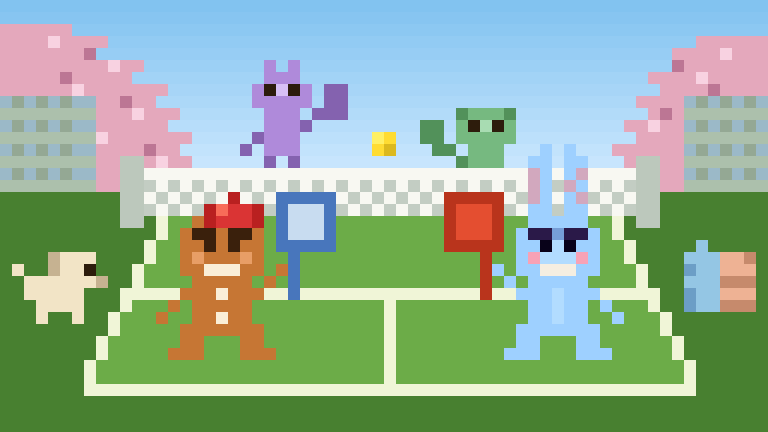

The script that saved this image:
from PIL import Image

W, H = 64, 36
SCALE = 12

def set_px(canvas, x, y, color):
    if 0 <= x < W and 0 <= y < H:
        canvas[y][x] = color

def wrow(canvas, y, x1, x2, color):
    for x in range(x1, x2+1):
        set_px(canvas, x, y, color)

def wcol(canvas, x, y1, y2, color):
    for y in range(y1, y2+1):
        set_px(canvas, x, y, color)

def blend(c1, c2, t):
    t = max(0.0, min(1.0, t))
    return tuple(int(c1[i]*(1-t)+c2[i]*t) for i in range(3))

SKY_TOP    = (130, 195, 240)
SKY_LIGHT  = (210, 235, 255)
COURT_MAIN = (108, 172,  72)
COURT_DARK = ( 72, 128,  48)
COURT_LINE = (240, 245, 215)
FENCE_POST = (148, 168, 148)
FENCE_WIRE = (172, 192, 172)
NET_WHITE  = (248, 248, 242)
NET_SHADOW = (195, 205, 195)
NET_POST   = (188, 200, 188)

GB_BODY  = (198, 118,  52)
GB_ICING = (250, 238, 215)
GB_EYE   = ( 58,  32,  12)
GB_CHEEK = (232, 158, 102)
GB_HAT   = (218,  52,  52)
GB_HAT_B = (185,  32,  32)

BUN_BODY  = (158, 208, 255)
BUN_LT    = (178, 220, 255)
BUN_INNER = (210, 168, 190)
BUN_EYE   = ( 42,  25,  72)
BROW_D    = (  8,   2,  25)   # 连心眉中间加深色
BUN_BLUSH = (248, 162, 182)
BUN_SMILE = (245, 238, 225)

PADDLE_R  = (200, 220, 240)  # GB 蓝拍
PADDLE_RD = ( 72, 118, 188)
PADDLE_B  = (228,  78,  48)  # BUN 红拍
PADDLE_BD = (185,  52,  28)
HANDLE    = (148,  98,  52)

OPP    = (175, 138, 218)
OPP_D  = (132,  98, 175)
OPP_H  = (215, 192, 245)
OPP_EYE = (45, 28, 12)
OPP2   = (118, 185, 128)
OPP2_D = ( 82, 145,  90)
OPP2_H = (168, 220, 178)

canvas = [[(0,0,0)] * W for _ in range(H)]

# ── 1. Sky
for y in range(16):
    t = y / 15.0
    c = blend(SKY_TOP, SKY_LIGHT, t)
    wrow(canvas, y, 0, W-1, c)

# 树（先画，围栏后画盖住下半）
TREE_T  = (228, 168, 188)   # 樱花粉主色
TREE_L  = (248, 210, 225)   # 亮粉/白
TREE_TK = ( 88,  62,  32)   # 树干
TREE_D  = (188, 118, 148)   # 深粉（花影）

# 左侧大树（整体右移1格）
for y, x1, x2 in [
    (2, 0, 5),(3, 0, 8),(4, 0, 7),(5, 0,11),(6, 0,10),
    (7, 0,13),(8, 0,12),(9, 0,14),(10,0,13),(11,0,15),
    (12,0,14),(13,0,15),(14,0,14),(15,0,15),
]:
    wrow(canvas, y, x1, x2, TREE_T)
set_px(canvas, 4, 3, TREE_L); set_px(canvas, 9, 5, TREE_L); set_px(canvas, 6, 7, TREE_L)
set_px(canvas, 11, 9, TREE_L); set_px(canvas, 8, 11, TREE_L); set_px(canvas, 13, 13, TREE_L)
set_px(canvas, 7, 4, TREE_D); set_px(canvas, 5, 6, TREE_D); set_px(canvas, 10, 8, TREE_D)
set_px(canvas, 6, 10, TREE_D); set_px(canvas, 12, 12, TREE_D)
wcol(canvas, 5, 10, 15, TREE_TK)
wcol(canvas, 6, 11, 15, TREE_TK)

# 右侧大树（整体左移1格）
for y, x1, x2 in [
    (3, 58, 63),(4, 56, 63),(5, 57, 63),(6, 54, 63),
    (7, 55, 63),(8, 53, 63),(9, 54, 63),(10,52, 63),
    (11,53, 63),(12,51, 63),(13,52, 63),(14,50, 63),(15,51, 63),
]:
    wrow(canvas, y, x1, x2, TREE_T)
set_px(canvas, 60, 4, TREE_L); set_px(canvas, 58, 6, TREE_L); set_px(canvas, 61, 8, TREE_L)
set_px(canvas, 54, 10, TREE_L); set_px(canvas, 57, 12, TREE_L); set_px(canvas, 52, 14, TREE_L)
set_px(canvas, 56, 5, TREE_D); set_px(canvas, 59, 7, TREE_D); set_px(canvas, 55, 9, TREE_D)
set_px(canvas, 58, 11, TREE_D); set_px(canvas, 53, 13, TREE_D)
wcol(canvas, 58, 10, 15, TREE_TK)
wcol(canvas, 57, 11, 15, TREE_TK)

# ── 2. Court
for y in range(16, H):
    wrow(canvas, y, 0, W-1, COURT_MAIN)
for y in range(16, H):
    wrow(canvas, y, 0, 9, COURT_DARK)
    wrow(canvas, y, 55, 63, COURT_DARK)
for y in range(32, H):
    wrow(canvas, y, 0, W-1, COURT_DARK)

# 透视边线：y=31（近端）左x=10，右x=54；y=18（远端）左x=16，右x=48
# 每行根据y插值算出左右边界
def court_x(y_val):
    t = (31 - y_val) / (31 - 18)
    half_near = 25  # 近端半宽（外扩1格，32-7=25）
    half_far  = 19  # 远端半宽（外扩1格，32-13=19）
    half = half_near - t * (half_near - half_far)
    lx = round(32 - half)
    rx = round(32 + half)
    return lx, rx

# 远端横线、底线、中横线、斜线 → 移到场内填色之后统一画
# （防止被 COURT_MAIN 覆盖）
# 深色两侧（y=16以下，斜线外侧）；斜线内侧填浅绿确保统一
for y in range(16, 32):
    lx, rx = court_x(y)
    wrow(canvas, y, lx, rx, COURT_MAIN)   # 场内统一浅绿
    wrow(canvas, y, 0, lx-1, COURT_DARK)
    wrow(canvas, y, rx+1, 63, COURT_DARK)
# 白线重新覆盖（浅绿填色之后画，防止被盖掉）
lx18, rx18 = court_x(18)
# 远端横线去掉（网底处不需要）
# wrow(canvas, 18, lx18, rx18, COURT_LINE)
lx31, rx31 = court_x(31)
wrow(canvas, 32, lx31, rx31, COURT_LINE)
lx24, rx24 = court_x(24)
wrow(canvas, 24, lx24, rx24, COURT_LINE)
wcol(canvas, 32, 24, 31, COURT_LINE)
for y in range(18, 32):
    lx, rx = court_x(y)
    set_px(canvas, lx, y, COURT_LINE)
    set_px(canvas, rx, y, COURT_LINE)

# ── 3. Fence
for y in range(8, 16):
    wrow(canvas, y, 0, 7, (155, 185, 200))
for x in range(1, 7, 2):
    wcol(canvas, x, 8, 15, FENCE_POST)
for y in range(9, 16, 2):
    wrow(canvas, y, 0, 7, FENCE_WIRE)
for y in range(8, 16):
    wrow(canvas, y, 57, 63, (155, 185, 200))
for x in range(58, 64, 2):
    wcol(canvas, x, 8, 15, FENCE_POST)
for y in range(9, 16, 2):
    wrow(canvas, y, 57, 63, FENCE_WIRE)

# ── 4. Opponents（网前画，网盖下半身）
# 对手是远处小人，整体缩小：头4格宽×4格高，体3格宽×3格高，腿2格×3格
# OCY是头顶y坐标

OCX1, OCY1 = 23, 6   # 小猫（紫色），向右挥拍

# 猫耳（尖耳，各1格）
set_px(canvas, OCX1-1, OCY1-1, OPP)
set_px(canvas, OCX1+1, OCY1-1, OPP)

# 头（4格宽×4格高，菱形裁角）
for dy in range(0, 4):
    for dx in range(-2, 3):
        if abs(dx) + (0 if 1<=dy<=2 else 1) <= 2:
            set_px(canvas, OCX1+dx, OCY1+dy, OPP)
set_px(canvas, OCX1,   OCY1+1, OPP_H)
set_px(canvas, OCX1-1, OCY1+1, OPP_EYE)
set_px(canvas, OCX1+1, OCY1+1, OPP_EYE)

# 身体（3格宽×3格高）
for dy in range(4, 7):
    wrow(canvas, OCY1+dy, OCX1-1, OCX1+1, OPP)

# 腿（各1格宽×3格高，分开）
wcol(canvas, OCX1-1, OCY1+7, OCY1+9, OPP_D)
wcol(canvas, OCX1+1, OCY1+7, OCY1+9, OPP_D)

# 左臂（平衡，向左）
set_px(canvas, OCX1-2, OCY1+5, OPP_D)
set_px(canvas, OCX1-3, OCY1+6, OPP_D)

# 右臂+拍（向右上挥）
set_px(canvas, OCX1+2, OCY1+4, OPP_D)
set_px(canvas, OCX1+3, OCY1+3, OPP_D)
# 拍面
wrow(canvas, OCY1+1, OCX1+4, OCX1+5, OPP_D)
wrow(canvas, OCY1+2, OCX1+4, OCX1+5, OPP_D)
wrow(canvas, OCY1+3, OCX1+4, OCX1+5, OPP_D)


OCX2, OCY2 = 40, 9   # 小狗（草绿），向左挥拍

# 狗耳（垂耳，各向外1格）
set_px(canvas, OCX2-2, OCY2,   OPP2_D)
set_px(canvas, OCX2-2, OCY2+1, OPP2_D)
set_px(canvas, OCX2+2, OCY2,   OPP2_D)
set_px(canvas, OCX2+2, OCY2+1, OPP2_D)

# 头（4格宽×4格高）
for dy in range(0, 4):
    for dx in range(-2, 3):
        if abs(dx) + (0 if 1<=dy<=2 else 1) <= 2:
            set_px(canvas, OCX2+dx, OCY2+dy, OPP2)
set_px(canvas, OCX2,   OCY2+1, OPP2_H)
set_px(canvas, OCX2-1, OCY2+1, OPP_EYE)
set_px(canvas, OCX2+1, OCY2+1, OPP_EYE)

# 身体（3格宽×3格高）
for dy in range(4, 7):
    wrow(canvas, OCY2+dy, OCX2-1, OCX2+1, OPP2)

# 腿（各1格宽×3格高，分开）
wcol(canvas, OCX2-1, OCY2+7, OCY2+9, OPP2_D)
wcol(canvas, OCX2+1, OCY2+7, OCY2+9, OPP2_D)

# 右臂（平衡，向右）
set_px(canvas, OCX2+2, OCY2+5, OPP2_D)
set_px(canvas, OCX2+3, OCY2+6, OPP2_D)

# 左臂+拍（向左上挥）
set_px(canvas, OCX2-2, OCY2+4, OPP2_D)
set_px(canvas, OCX2-3, OCY2+3, OPP2_D)
# 拍面
wrow(canvas, OCY2+1, OCX2-5, OCX2-4, OPP2_D)
wrow(canvas, OCY2+2, OCX2-5, OCX2-4, OPP2_D)
wrow(canvas, OCY2+3, OCX2-5, OCX2-4, OPP2_D)

# ── 5. Net
wcol(canvas, 10, 13, 18, NET_POST)
wcol(canvas, 11, 13, 18, NET_POST)
wcol(canvas, 53, 13, 18, NET_POST)
wcol(canvas, 54, 13, 18, NET_POST)
for y in range(14, 18):
    for x in range(12, 53):
        if (x + y) % 2 == 0:
            set_px(canvas, x, y, NET_WHITE)
        else:
            set_px(canvas, x, y, NET_SHADOW)
wrow(canvas, 14, 12, 52, NET_WHITE)

# ── 6. GINGERBREAD PERSON — 站姿 + 右臂挥拍
# 头 y=18~23，体 y=24~28，腿 y=27~30
GX, GY = 18, 30

# 头（圆润版：上下收角）
for y in range(19, 23):
    wrow(canvas, y, GX-3, GX+3, GB_BODY)
wrow(canvas, 18, GX-2, GX+2, GB_BODY)
wrow(canvas, 23, GX-2, GX+2, GB_BODY)
set_px(canvas, GX-1, 20, GB_EYE)
set_px(canvas, GX+1, 20, GB_EYE)
set_px(canvas, GX-2, 21, GB_CHEEK)
set_px(canvas, GX+2, 21, GB_CHEEK)
# 眉头（外侧上1格，比肤色深，表现紧张）
set_px(canvas, GX-2, 19, GB_EYE)
set_px(canvas, GX+2, 19, GB_EYE)
set_px(canvas, GX-1, 19, GB_EYE)
set_px(canvas, GX+1, 19, GB_EYE)
set_px(canvas, GX-1, 22, GB_ICING)
set_px(canvas,  GX,  22, GB_ICING)
set_px(canvas, GX+1, 22, GB_ICING)

# 身体（5格宽×4格高）
for y in range(24, 28):
    wrow(canvas, y, GX-2, GX+2, GB_BODY)
set_px(canvas, GX, 24, GB_ICING)
set_px(canvas, GX, 26, GB_ICING)

# 左臂（平衡，向左伸出）
set_px(canvas, GX-3, 24, GB_BODY)
set_px(canvas, GX-4, 25, GB_BODY)
set_px(canvas, GX-5, 26, GB_BODY)

# 右臂（挥拍，向右上伸出）
set_px(canvas, GX+3, 24, GB_BODY)
set_px(canvas, GX+4, 23, GB_BODY)
set_px(canvas, GX+5, 22, GB_BODY)

# 腿（各2格宽，上移一格）
wcol(canvas, GX-3, 27, GY-1, GB_BODY)
wcol(canvas, GX-2, 27, GY-1, GB_BODY)
wcol(canvas, GX+2, 27, GY-1, GB_BODY)
wcol(canvas, GX+3, 27, GY-1, GB_BODY)
set_px(canvas, GX-4, GY-1, GB_BODY)
set_px(canvas, GX+4, GY-1, GB_BODY)

# 帽子
for dx in range(-1, 4): set_px(canvas, GX+dx, 17, GB_HAT)
for dx in range(-1, 4): set_px(canvas, GX+dx, 18, GB_HAT)
set_px(canvas, GX-1, 17, GB_HAT_B); set_px(canvas, GX+3, 17, GB_HAT_B)
set_px(canvas, GX-1, 18, GB_HAT_B); set_px(canvas, GX+3, 18, GB_HAT_B)
set_px(canvas, GX+1, 16, GB_HAT_B)  # 啾啾
set_px(canvas, GX,   17, (248, 108, 88))  # 受光亮面

# 拍子（最后画）
wcol(canvas, GX+6, 20, 24, PADDLE_RD)
for y in range(16, 21):
    wrow(canvas, y, GX+6, GX+8, PADDLE_R)
for y in range(16, 21):
    set_px(canvas, GX+5, y, PADDLE_RD)
    set_px(canvas, GX+9, y, PADDLE_RD)
wrow(canvas, 16, GX+5, GX+9, PADDLE_RD)
wrow(canvas, 20, GX+5, GX+9, PADDLE_RD)

# ── 7. BLUE BUNNY — 站姿 + 左臂挥拍
BX, BY = 46, 30

# 耳朵（圆润版，底部2格宽，耳尖在内侧）
# 左耳（BX-2~BX-1）
set_px(canvas, BX-1, 12, BUN_BODY)                       # 耳尖内侧
wrow(canvas, 13, BX-2, BX-1, BUN_BODY)
wrow(canvas, 14, BX-2, BX-1, BUN_BODY)
wrow(canvas, 15, BX-2, BX-1, BUN_BODY)
wrow(canvas, 16, BX-2, BX-1, BUN_BODY)
wrow(canvas, 17, BX-2, BX-1, BUN_BODY)
set_px(canvas, BX-2, 14, BUN_INNER)                      # 内耳
set_px(canvas, BX-2, 15, BUN_INNER)
set_px(canvas, BX-2, 16, BUN_INNER)
# 右耳（BX+1~BX+2）
set_px(canvas, BX+1, 12, BUN_BODY)                       # 耳尖内侧
wrow(canvas, 13, BX+1, BX+2, BUN_BODY)
wrow(canvas, 14, BX+1, BX+2, BUN_BODY)
wrow(canvas, 15, BX+1, BX+2, BUN_BODY)
wrow(canvas, 16, BX+1, BX+2, BUN_BODY)
wrow(canvas, 17, BX+1, BX+2, BUN_BODY)
set_px(canvas, BX+2, 14, BUN_INNER)                      # 内耳（格子纹）
set_px(canvas, BX+1, 15, BUN_INNER)
set_px(canvas, BX+2, 16, BUN_INNER)

# 头（圆润版：上下收角）
for y in range(19, 23):
    wrow(canvas, y, BX-3, BX+3, BUN_BODY)
wrow(canvas, 18, BX-2, BX+2, BUN_BODY)
wrow(canvas, 23, BX-2, BX+2, BUN_BODY)
for y in range(19, 23):
    wrow(canvas, y, BX-1, BX+1, BUN_LT)
# 连心眉（y=19）
set_px(canvas, BX-2, 19, BUN_EYE)
set_px(canvas, BX-1, 19, BUN_EYE)
set_px(canvas, BX,   19, (118, 158, 215))
set_px(canvas, BX+1, 19, BUN_EYE)
set_px(canvas, BX+2, 19, BUN_EYE)
set_px(canvas, BX-1, 20, BROW_D)
set_px(canvas, BX+1, 20, BROW_D)
# 腮红保留
set_px(canvas, BX-2, 21, BUN_BLUSH)
set_px(canvas, BX+2, 21, BUN_BLUSH)
set_px(canvas, BX-1, 22, BUN_SMILE)
set_px(canvas,  BX,  22, BUN_SMILE)
set_px(canvas, BX+1, 22, BUN_SMILE)

# 身体（5格宽×4格高）
for y in range(24, 28):
    wrow(canvas, y, BX-2, BX+2, BUN_BODY)
wcol(canvas, BX, 24, 26, BUN_LT)

# 右臂（平衡，向右伸出）
set_px(canvas, BX+3, 24, BUN_BODY)
set_px(canvas, BX+4, 25, BUN_BODY)
set_px(canvas, BX+5, 26, BUN_BODY)

# 左臂（挥拍，向左上伸出）
set_px(canvas, BX-3, 24, BUN_BODY)
set_px(canvas, BX-4, 23, BUN_BODY)
set_px(canvas, BX-5, 22, BUN_BODY)

# 腿（各2格宽）
wcol(canvas, BX-3, 27, BY-1, BUN_BODY)
wcol(canvas, BX-2, 27, BY-1, BUN_BODY)
wcol(canvas, BX+2, 27, BY-1, BUN_BODY)
wcol(canvas, BX+3, 27, BY-1, BUN_BODY)
set_px(canvas, BX-4, BY-1, BUN_BODY)
set_px(canvas, BX+4, BY-1, BUN_BODY)

# 拍子（最后画）
wcol(canvas, BX-6, 20, 24, PADDLE_BD)
for y in range(16, 21):
    wrow(canvas, y, BX-8, BX-6, PADDLE_B)
for y in range(16, 21):
    set_px(canvas, BX-9, y, PADDLE_BD)
    set_px(canvas, BX-5, y, PADDLE_BD)
wrow(canvas, 16, BX-9, BX-5, PADDLE_BD)
wrow(canvas, 20, BX-9, BX-5, PADDLE_BD)

# ── 8. Ball（两拍正中，网上方天空）
BLX, BLY = 31, 11
set_px(canvas, BLX,   BLY,   (255, 240, 100))
set_px(canvas, BLX+1, BLY,   (255, 220, 50))
set_px(canvas, BLX,   BLY+1, (255, 220, 50))
set_px(canvas, BLX+1, BLY+1, (220, 185, 30))

# ── 右侧围栏外：水瓶 + 毛巾
BOTTLE  = (148, 198, 228)   # 浅蓝水瓶
BOTTLE_D= (108, 158, 198)   # 瓶身阴影
TOWEL   = (238, 178, 148)   # 毛巾橙粉
TOWEL_D = (198, 138, 108)   # 毛巾阴影
# 水瓶（x=58, y=20~25）
set_px(canvas, 58, 20, BOTTLE)
wrow(canvas, 21, 57, 59, BOTTLE)
wrow(canvas, 22, 57, 59, BOTTLE)
wrow(canvas, 23, 57, 59, BOTTLE)
set_px(canvas, 57, 22, BOTTLE_D)
wrow(canvas, 24, 57, 59, BOTTLE)
wrow(canvas, 25, 57, 59, BOTTLE)
set_px(canvas, 57, 24, BOTTLE_D); set_px(canvas, 57, 25, BOTTLE_D)
# 毛巾（x=60~62, y=21~25）
wrow(canvas, 21, 60, 62, TOWEL)
wrow(canvas, 22, 60, 62, TOWEL)
wrow(canvas, 23, 60, 62, TOWEL_D)
wrow(canvas, 24, 60, 62, TOWEL)
wrow(canvas, 25, 60, 62, TOWEL_D)
set_px(canvas, 62, 21, TOWEL_D)

set_px(canvas, 9, 29, COURT_MAIN)
set_px(canvas, 9, 30, COURT_MAIN)

# ── 观众小狗（左侧围栏外，站姿侧面朝右）
DOG_B = (242, 228, 198)
DOG_D = (198, 178, 145)
DOG_E = ( 45,  28,  12)
# 头
wrow(canvas, 21, 5, 7, DOG_B)
wrow(canvas, 22, 5, 7, DOG_B)
# 嘴巴
wrow(canvas, 23, 6, 8, DOG_B)
set_px(canvas, 8, 23, DOG_D)
# 耳朵
set_px(canvas, 4, 21, DOG_D)
set_px(canvas, 4, 22, DOG_D)
# 眼睛
set_px(canvas, 7, 22, DOG_E)
# 身体
wrow(canvas, 23, 3, 6, DOG_B)
wrow(canvas, 24, 3, 6, DOG_B)
wrow(canvas, 25, 3, 6, DOG_B)
# 腿
set_px(canvas, 6, 26, DOG_B)
set_px(canvas, 3, 25, DOG_B)
set_px(canvas, 3, 26, DOG_B)
# 尾巴
set_px(canvas, 2, 24, DOG_B)
set_px(canvas, 2, 23, DOG_B)
set_px(canvas, 1, 22, DOG_B)

# 孤儿像素覆盖：y=12 x=28,34 换天空色（渲染前）
set_px(canvas, 28, 12, (194, 227, 252))
set_px(canvas, 34, 12, (194, 227, 252))
set_px(canvas, 35, 12, (194, 227, 252))

img = Image.new("RGB", (W * SCALE, H * SCALE))
pixels = img.load()
for y in range(H):
    for x in range(W):
        c = canvas[y][x]
        for dy in range(SCALE):
            for dx in range(SCALE):
                pixels[x * SCALE + dx, y * SCALE + dy] = c

import os
out_path = os.path.join(os.path.dirname(os.path.abspath(__file__)), "pixel_pickleball.png")

img.save(out_path)
print(f"Saved: {out_path}")
